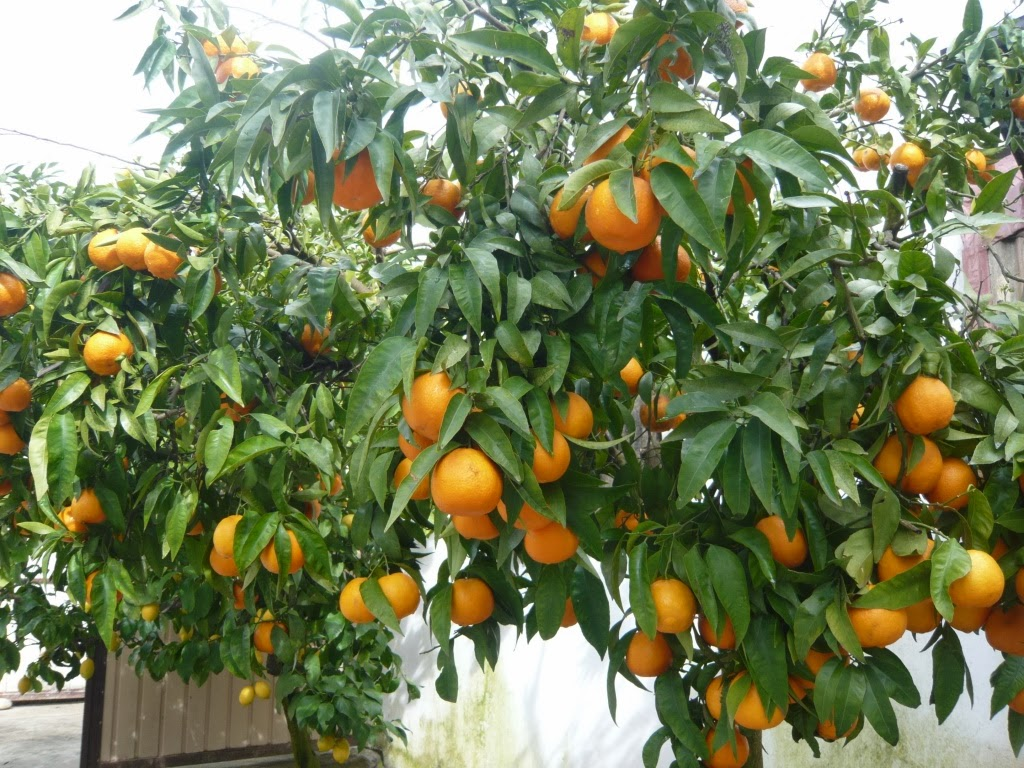
#> input picture Exercise#5/images/oranges.jpg, 1024 x 768 px
$ python color_space.py images/oranges.jpg
#> lines starting #> are read from the running program, lines starting #| are printed output that depends on the picture; after the words box and inside, x2 and y2 are one past the last pixel; in counts of white or black regions, pixels touching at a corner belong together
import sys
import cv2
import numpy as np

def nothing(x):
	pass

color_space = 'COLOR SPACE - HSV'
cv2.namedWindow(color_space)

maxh = 'Max(H)'
minh = 'Min(H)'

maxs = 'Max(S)'
mins = 'Min(S)'

maxv = 'Max(V)'
minv = 'Min(V)'

cv2.createTrackbar(minh, color_space,0,179,nothing)
#> slider 'Min(H)' is set to 35
cv2.createTrackbar(maxh, color_space,0,179,nothing)
#> slider 'Max(H)' is set to 179
cv2.createTrackbar(mins, color_space,0,255,nothing)
#> slider 'Min(S)' is set to 51
cv2.createTrackbar(maxs, color_space,0,255,nothing)
#> slider 'Max(S)' is set to 255
cv2.createTrackbar(minv, color_space,0,255,nothing)
#> slider 'Min(V)' is set to 51
cv2.createTrackbar(maxv, color_space,0,255,nothing)
#> slider 'Max(V)' is set to 255


path = ""
if len(sys.argv) > 1:
	path = sys.argv[1]

# Read image from path
image = cv2.imread(path)
#> image is the input picture: shape (768, 1024, 3); mean B, G, R 87.3, 126.2, 115.8

# Change color space
image = cv2.cvtColor(image, cv2.COLOR_BGR2HSV)
#> image: shape (768, 1024, 3); mean H, S, V 45.4, 109.2, 132.7

# Shape of image
h,w,_ = image.shape
#> h = 768; w = 1024
fixed_size = 300

# Resize image to adjust the screen
if h > fixed_size:
	rfactor = fixed_size / h;
#> rfactor = 0.391
	image = cv2.resize(image, (round(w*rfactor), round(h*rfactor)))
#> image: shape (300, 400, 3); mean H, S, V 45.3, 109.1, 132.6
elif w > fixed_size:
	rfactor = fixed_size / w;
	image = cv2.resize(image, (round(w*rfactor), round(h*rfactor)))

cv2.imshow('Original', cv2.cvtColor(image, cv2.COLOR_HSV2BGR))
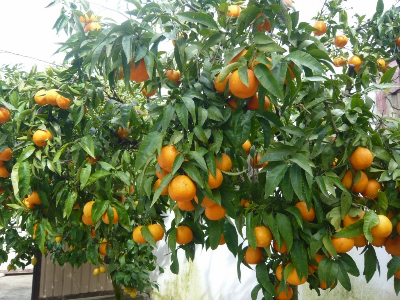
#> window 'Original': shape (300, 400, 3); mean B, G, R 86.7, 126.1, 115.4
while(True):

	pos_minh = cv2.getTrackbarPos(minh, color_space)
	pos_maxh = cv2.getTrackbarPos(maxh, color_space)
	pos_mins = cv2.getTrackbarPos(mins, color_space)
	pos_maxs = cv2.getTrackbarPos(maxs, color_space)
	pos_minv = cv2.getTrackbarPos(minv, color_space)
	pos_maxv = cv2.getTrackbarPos(maxv, color_space)

	result = cv2.inRange(image, (pos_minh, pos_mins, pos_minv), (pos_maxh, pos_maxs, pos_maxv))
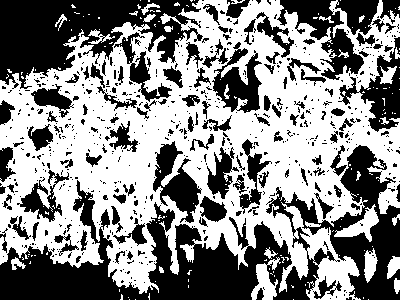
#> result: shape (300, 400); 53.9% white; 628 black regions (515 under 20 px), largest, box (x1, y1, x2, y2) and area: (0, 145, 400, 300) 21035, (0, 0, 203, 89) 9699, (277, 0, 364, 80) 2551
	result = cv2.bitwise_and(image, image, mask=result)
#> result: shape (300, 400, 3); mean H, S, V 26.1, 66.7, 57.1
	cv2.imshow(color_space, result)
	k = cv2.waitKey(1) & 0xFF
#> (key Esc is pressed here)
	if k == ord('m'):
		mode = not mode
	elif k == 27:
		break

cv2.destroyAllWindows()
